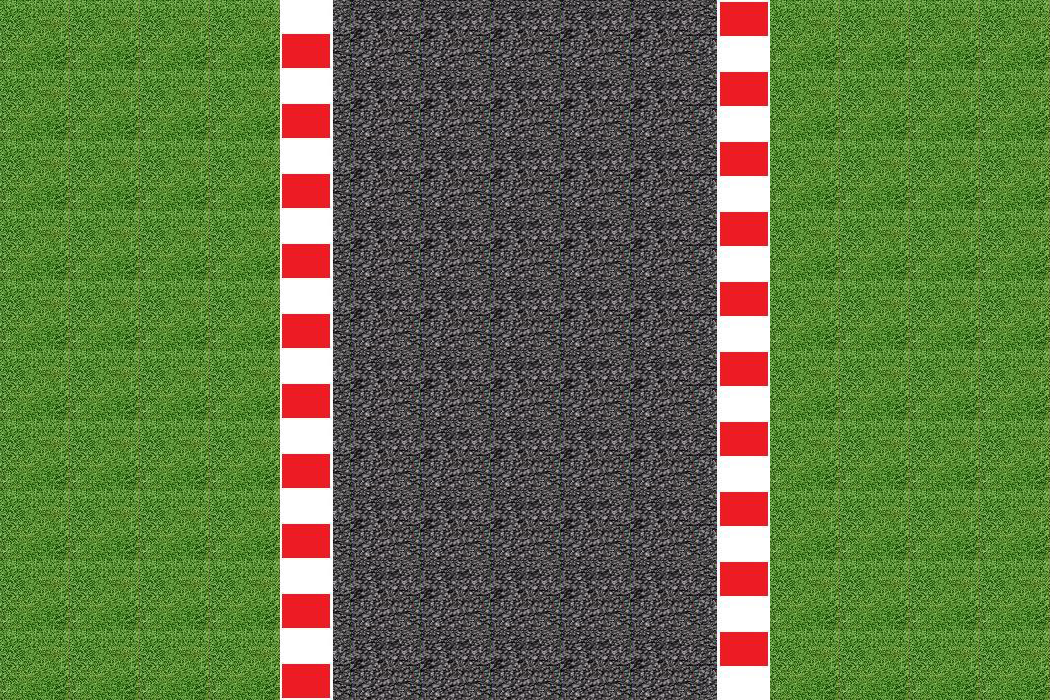

Rendered tile map (Tiled .tmx) drawn with the repository's tilesets; below, a short description and the full map source, tile grids included:
An orthogonal 15x10 tile map with 70x70 px tiles, 2 tile layers (collision, background).

<map version="1.0" orientation="orthogonal" width="15" height="10" tilewidth="70" tileheight="70">
 <tileset firstgid="1" name="tilesheet" tilewidth="70" tileheight="70">
  <image source="../images/tilesheet.png" width="350" height="70" />
 </tileset>
 <layer name="collision" width="15" height="10">
  <data>
   <tile gid="2" />
   <tile gid="2" />
   <tile gid="2" />
   <tile gid="2" />
   <tile gid="0" />
   <tile gid="0" />
   <tile gid="0" />
   <tile gid="0" />
   <tile gid="0" />
   <tile gid="0" />
   <tile gid="0" />
   <tile gid="2" />
   <tile gid="2" />
   <tile gid="2" />
   <tile gid="2" />
   <tile gid="2" />
   <tile gid="2" />
   <tile gid="2" />
   <tile gid="2" />
   <tile gid="0" />
   <tile gid="0" />
   <tile gid="0" />
   <tile gid="0" />
   <tile gid="0" />
   <tile gid="0" />
   <tile gid="0" />
   <tile gid="2" />
   <tile gid="2" />
   <tile gid="2" />
   <tile gid="2" />
   <tile gid="2" />
   <tile gid="2" />
   <tile gid="2" />
   <tile gid="2" />
   <tile gid="0" />
   <tile gid="0" />
   <tile gid="0" />
   <tile gid="0" />
   <tile gid="0" />
   <tile gid="0" />
   <tile gid="0" />
   <tile gid="2" />
   <tile gid="2" />
   <tile gid="2" />
   <tile gid="2" />
   <tile gid="2" />
   <tile gid="2" />
   <tile gid="2" />
   <tile gid="2" />
   <tile gid="0" />
   <tile gid="0" />
   <tile gid="0" />
   <tile gid="0" />
   <tile gid="0" />
   <tile gid="0" />
   <tile gid="0" />
   <tile gid="2" />
   <tile gid="2" />
   <tile gid="2" />
   <tile gid="2" />
   <tile gid="2" />
   <tile gid="2" />
   <tile gid="2" />
   <tile gid="2" />
   <tile gid="0" />
   <tile gid="0" />
   <tile gid="0" />
   <tile gid="0" />
   <tile gid="0" />
   <tile gid="0" />
   <tile gid="0" />
   <tile gid="2" />
   <tile gid="2" />
   <tile gid="2" />
   <tile gid="2" />
   <tile gid="2" />
   <tile gid="2" />
   <tile gid="2" />
   <tile gid="2" />
   <tile gid="0" />
   <tile gid="0" />
   <tile gid="0" />
   <tile gid="0" />
   <tile gid="0" />
   <tile gid="0" />
   <tile gid="0" />
   <tile gid="2" />
   <tile gid="2" />
   <tile gid="2" />
   <tile gid="2" />
   <tile gid="2" />
   <tile gid="2" />
   <tile gid="2" />
   <tile gid="2" />
   <tile gid="0" />
   <tile gid="0" />
   <tile gid="0" />
   <tile gid="0" />
   <tile gid="0" />
   <tile gid="0" />
   <tile gid="0" />
   <tile gid="2" />
   <tile gid="2" />
   <tile gid="2" />
   <tile gid="2" />
   <tile gid="2" />
   <tile gid="2" />
   <tile gid="2" />
   <tile gid="2" />
   <tile gid="0" />
   <tile gid="0" />
   <tile gid="0" />
   <tile gid="0" />
   <tile gid="0" />
   <tile gid="0" />
   <tile gid="0" />
   <tile gid="2" />
   <tile gid="2" />
   <tile gid="2" />
   <tile gid="2" />
   <tile gid="2" />
   <tile gid="2" />
   <tile gid="2" />
   <tile gid="2" />
   <tile gid="0" />
   <tile gid="0" />
   <tile gid="0" />
   <tile gid="0" />
   <tile gid="0" />
   <tile gid="0" />
   <tile gid="0" />
   <tile gid="2" />
   <tile gid="2" />
   <tile gid="2" />
   <tile gid="2" />
   <tile gid="2" />
   <tile gid="2" />
   <tile gid="2" />
   <tile gid="2" />
   <tile gid="0" />
   <tile gid="0" />
   <tile gid="0" />
   <tile gid="0" />
   <tile gid="0" />
   <tile gid="0" />
   <tile gid="0" />
   <tile gid="2" />
   <tile gid="2" />
   <tile gid="2" />
   <tile gid="2" />
  </data>
 </layer>
 <layer name="background" width="15" height="10">
  <data>
   <tile gid="0" />
   <tile gid="0" />
   <tile gid="0" />
   <tile gid="0" />
   <tile gid="4" />
   <tile gid="3" />
   <tile gid="3" />
   <tile gid="3" />
   <tile gid="3" />
   <tile gid="3" />
   <tile gid="5" />
   <tile gid="0" />
   <tile gid="0" />
   <tile gid="0" />
   <tile gid="0" />
   <tile gid="0" />
   <tile gid="0" />
   <tile gid="0" />
   <tile gid="0" />
   <tile gid="4" />
   <tile gid="3" />
   <tile gid="3" />
   <tile gid="3" />
   <tile gid="3" />
   <tile gid="3" />
   <tile gid="5" />
   <tile gid="0" />
   <tile gid="0" />
   <tile gid="0" />
   <tile gid="0" />
   <tile gid="0" />
   <tile gid="0" />
   <tile gid="0" />
   <tile gid="0" />
   <tile gid="4" />
   <tile gid="3" />
   <tile gid="3" />
   <tile gid="3" />
   <tile gid="3" />
   <tile gid="3" />
   <tile gid="5" />
   <tile gid="0" />
   <tile gid="0" />
   <tile gid="0" />
   <tile gid="0" />
   <tile gid="0" />
   <tile gid="0" />
   <tile gid="0" />
   <tile gid="0" />
   <tile gid="4" />
   <tile gid="3" />
   <tile gid="3" />
   <tile gid="3" />
   <tile gid="3" />
   <tile gid="3" />
   <tile gid="5" />
   <tile gid="0" />
   <tile gid="0" />
   <tile gid="0" />
   <tile gid="0" />
   <tile gid="0" />
   <tile gid="0" />
   <tile gid="0" />
   <tile gid="0" />
   <tile gid="4" />
   <tile gid="3" />
   <tile gid="3" />
   <tile gid="3" />
   <tile gid="3" />
   <tile gid="3" />
   <tile gid="5" />
   <tile gid="0" />
   <tile gid="0" />
   <tile gid="0" />
   <tile gid="0" />
   <tile gid="0" />
   <tile gid="0" />
   <tile gid="0" />
   <tile gid="0" />
   <tile gid="4" />
   <tile gid="3" />
   <tile gid="3" />
   <tile gid="3" />
   <tile gid="3" />
   <tile gid="3" />
   <tile gid="5" />
   <tile gid="0" />
   <tile gid="0" />
   <tile gid="0" />
   <tile gid="0" />
   <tile gid="0" />
   <tile gid="0" />
   <tile gid="0" />
   <tile gid="0" />
   <tile gid="4" />
   <tile gid="3" />
   <tile gid="3" />
   <tile gid="3" />
   <tile gid="3" />
   <tile gid="3" />
   <tile gid="5" />
   <tile gid="0" />
   <tile gid="0" />
   <tile gid="0" />
   <tile gid="0" />
   <tile gid="0" />
   <tile gid="0" />
   <tile gid="0" />
   <tile gid="0" />
   <tile gid="4" />
   <tile gid="3" />
   <tile gid="3" />
   <tile gid="3" />
   <tile gid="3" />
   <tile gid="3" />
   <tile gid="5" />
   <tile gid="0" />
   <tile gid="0" />
   <tile gid="0" />
   <tile gid="0" />
   <tile gid="0" />
   <tile gid="0" />
   <tile gid="0" />
   <tile gid="0" />
   <tile gid="4" />
   <tile gid="3" />
   <tile gid="3" />
   <tile gid="3" />
   <tile gid="3" />
   <tile gid="3" />
   <tile gid="5" />
   <tile gid="0" />
   <tile gid="0" />
   <tile gid="0" />
   <tile gid="0" />
   <tile gid="0" />
   <tile gid="0" />
   <tile gid="0" />
   <tile gid="0" />
   <tile gid="4" />
   <tile gid="3" />
   <tile gid="3" />
   <tile gid="3" />
   <tile gid="3" />
   <tile gid="3" />
   <tile gid="5" />
   <tile gid="0" />
   <tile gid="0" />
   <tile gid="0" />
   <tile gid="0" />
  </data>
 </layer>
</map>